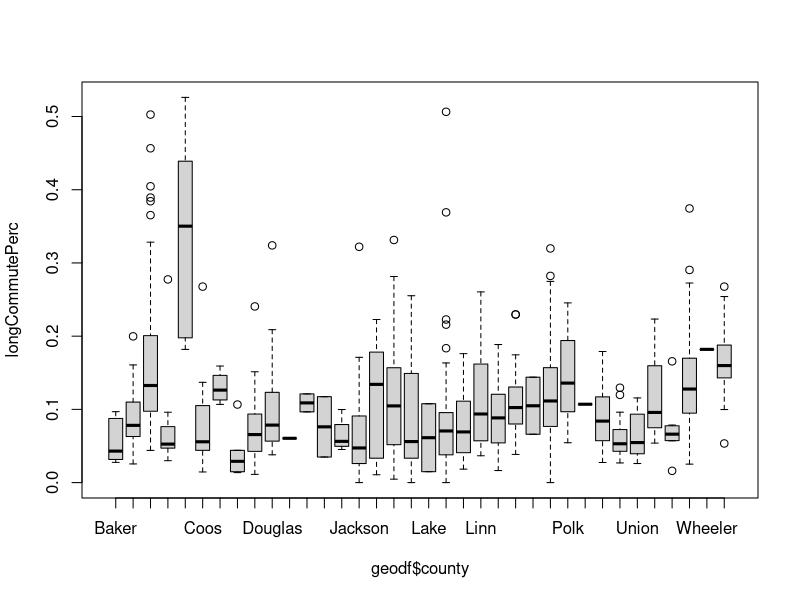
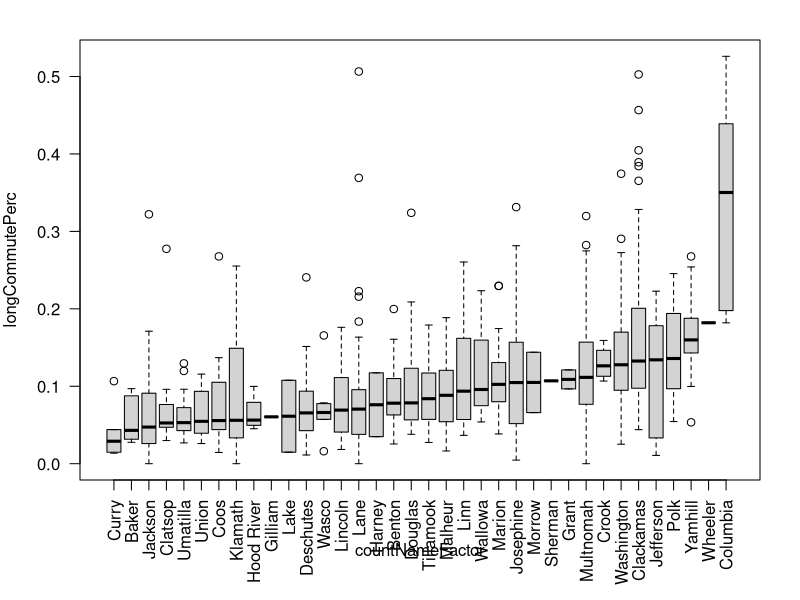
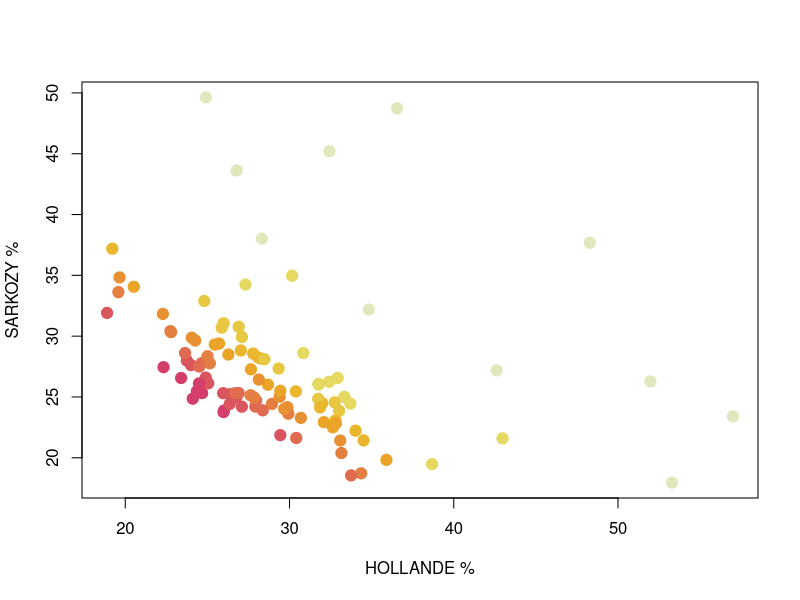
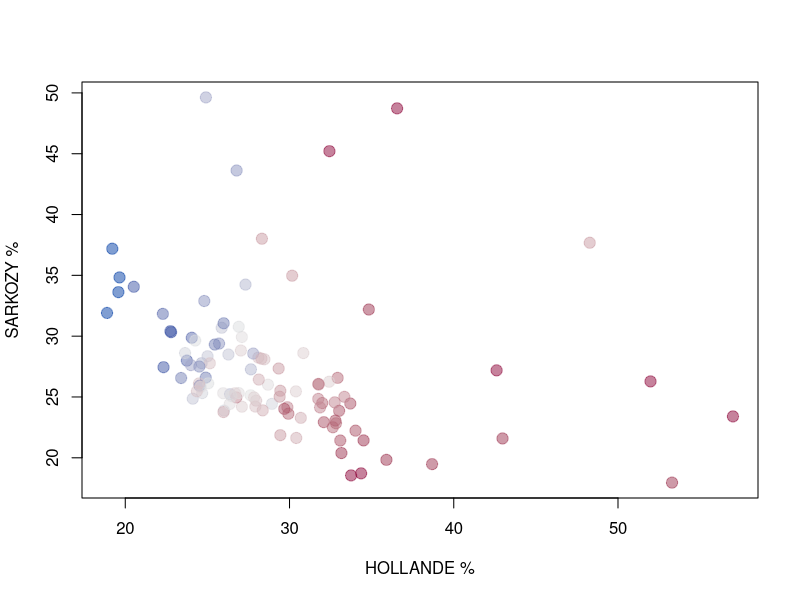
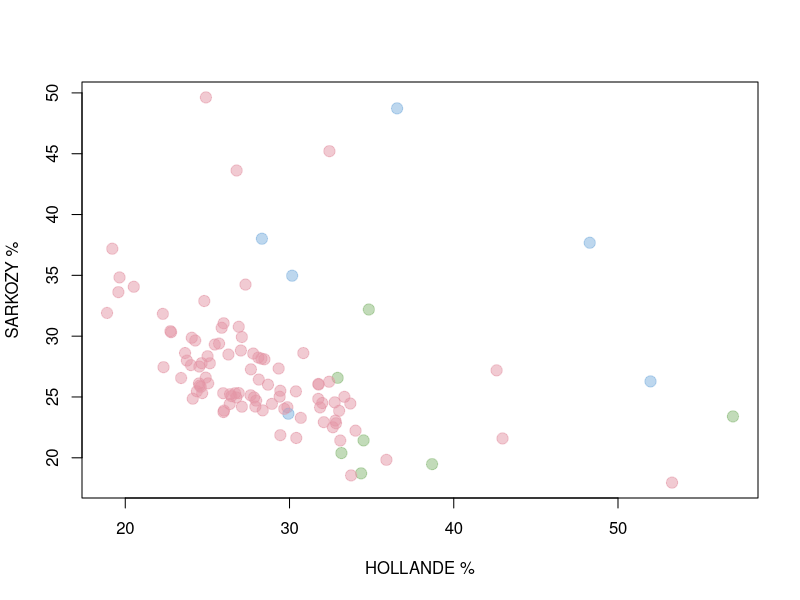
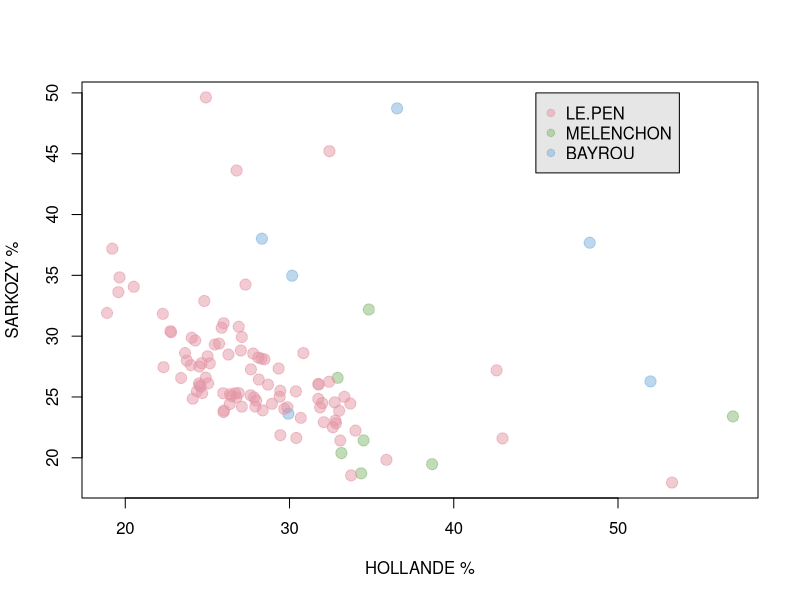
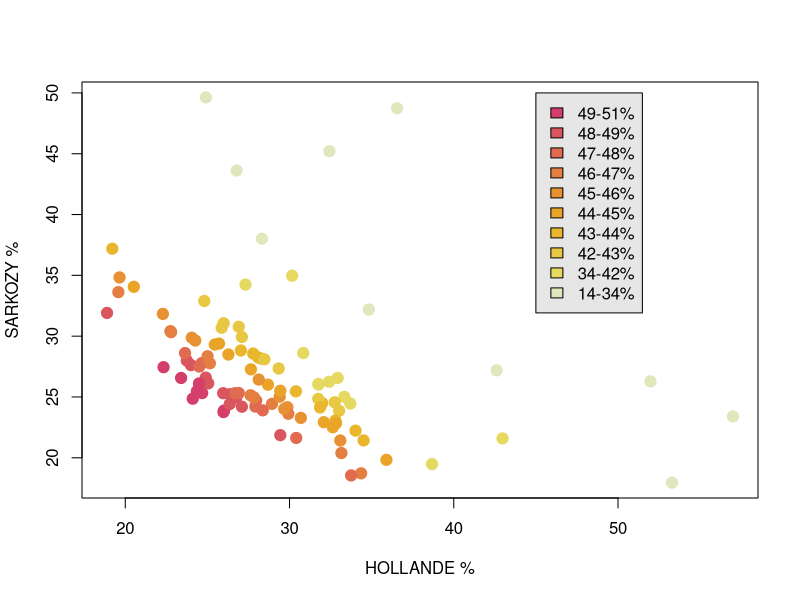
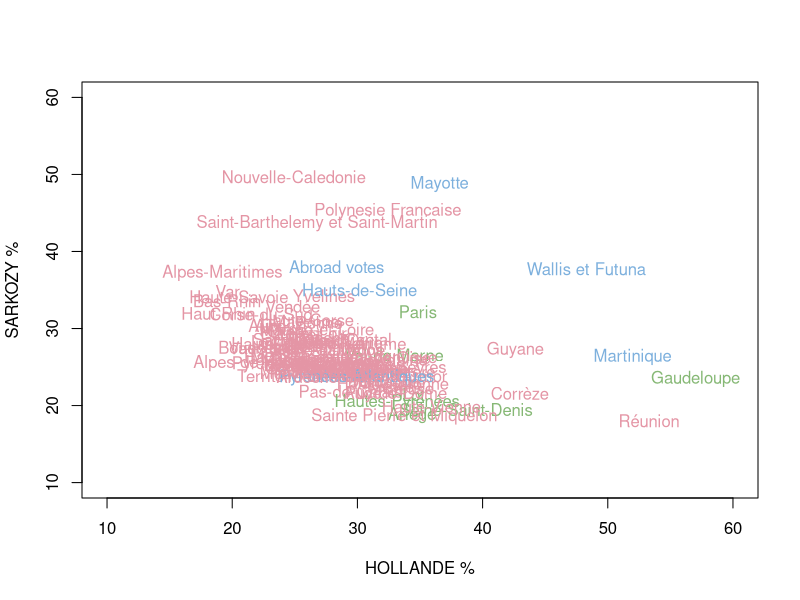

Here is the R script that generated these plots, in order:
# Load libraries
library(colorspace)

OUTDIR = "../img/ch05/"
dir.create(OUTDIR, FALSE)
options(width=70)

############### copy from last time

#http://eed.nsd.uib.no/webview/index.jsp?study=http%3A%2F%2F129.177.90.166%3A80%2Fobj%2FfStudy%2FFRPR2012&mode=cube&v=2&cube=http%3A%2F%2F129.177.90.166%3A80%2Fobj%2FfCube%2FFRPR2012_C1&top=yes

# ARTHAUD (LO) - Nathalie Arthaud - Workers Struggle (Lutte Ouvrière)
# POUTOU (NPA) - Philippe Poutou - New Anticapitalist Party (Nouveau Parti anticapitaliste)
# MELENCHON (FDG) - Jean-Luc Mélenchon - Left Front (Front de gauche)
# HOLLANDE (PS) - François Hollande - Socialist Party (Parti socialiste)
# JOLY (EELV) - Eva Joly - Europe Écologie–The Greens (Europe Écologie–Les Verts)
# BAYROU (MODEM) - François Bayrou - Democratic Movement (Mouvement démocrate)
# SARKOZY (UMP) - Nicolas Sarkozy - Union for a Popular Movement (Union pour un mouvement populaire)
# DUPONT-AIGNAN (DLR) - Nicolas Dupont-Aignan - Arise the Republic (Debout la République)
# LE PEN (FN) - Marine Le Pen - National Front (Front national)
# CHEMINADE (SP) - Jacques Cheminade - Solidarity and Progress (Solidarité et Progrès)

################# box plot
geodf = read.csv("../data/ch03/geodf.csv", as.is=TRUE)
lengthOfCommute = read.csv("../data/ch03/lengthOfCommute.csv",as.is=TRUE,check.names=FALSE)
lengthOfCommute = as.matrix(lengthOfCommute)

longCommute = lengthOfCommute[,"45m"] + lengthOfCommute[,"60m"] +
              lengthOfCommute[,"90m"]
longCommutePerc = longCommute / lengthOfCommute[,"total"]

pdf(paste0(OUTDIR, "boxplotBasic.pdf"), 10, 5)
boxplot(longCommutePerc ~ geodf$county)
dev.off()

out = boxplot(longCommutePerc ~ geodf$county, plot=FALSE)
medians = out$stats[3,]

factorLevels = out$names[order(medians)]
countNameFactor = factor(geodf$county,levels=factorLevels)
pdf(paste0(OUTDIR, "boxplotOrder.pdf"), 10, 5)
par(mar=c(6,4,2,2))
boxplot(longCommutePerc ~ countNameFactor, las=2)
dev.off()


############### scatter

election = read.csv("../data/ch05/france_election_2012.csv",
                    as.is=TRUE)
election[1:5,]

# percRemain = (election$HOLLANDE_2 - election$HOLLANDE) /
#              (100 - election$HOLLANDE - election$SARKOZY )
# margin = abs(election$HOLLANDE_2 - election$SARKOZY_2)
# maxThirdParty = apply(election[,4:11],1,max)
# whichMaxThirdParty = apply(election[,4:11],1,which.max)

## Sequential pallete
thirdPartyVotes = apply(election[,4:11],1,sum)
cuts = quantile(thirdPartyVotes,probs=seq(0,1,length.out=11))
bins = cut(thirdPartyVotes, cuts, include.lowest=TRUE, labels=FALSE)
cols = heat_hcl(10)[11 - bins]

pdf(paste0(OUTDIR, "sequentialPalette.pdf"), 8, 8)
plot(election$HOLLANDE, election$SARKOZY, col=cols, pch=19,
     cex=1.5, xlab="HOLLANDE %", ylab="SARKOZY %")
dev.off()

## Diverging pallete
percRemain = (election$HOLLANDE_2 - election$HOLLANDE) /
             (100 - election$HOLLANDE - election$SARKOZY )
quantile(percRemain)

index = percRemain < 0.5
cutsLower = quantile(percRemain[index],probs=seq(0,1,length.out=11))
index = percRemain >= 0.5
cutsUpper = quantile(percRemain[index],probs=seq(0,1,length.out=11))
cuts = c(cutsLower,cutsUpper)
cuts

bins = cut(percRemain, cuts, include.lowest=TRUE, labels=FALSE)
cols = diverge_hcl(21,alpha=0.5)[bins]

pdf(paste0(OUTDIR, "divergingPalette.pdf"), 8, 8)
plot(election$HOLLANDE, election$SARKOZY, col=cols, pch=19,
     cex=1.5, xlab="HOLLANDE %", ylab="SARKOZY %")
dev.off()

## categorical pallete
whichMaxThirdParty = apply(election[,4:11],1,which.max)
cols = rainbow_hcl(3, alpha=0.5)[whichMaxThirdParty]

pdf(paste0(OUTDIR, "categoricalPalette.pdf"), 8, 8)
plot(election$HOLLANDE, election$SARKOZY, col=cols, pch=19,
     cex=1.5, xlab="HOLLANDE %", ylab="SARKOZY %")
dev.off()


############### legend

cols = rainbow_hcl(3, alpha=0.5)[whichMaxThirdParty]

pdf(paste0(OUTDIR, "categoricalLegend.pdf"), 8, 8)
plot(election$HOLLANDE, election$SARKOZY, col=cols, pch=19,
     cex=1.5, xlab="HOLLANDE %", ylab="SARKOZY %")

legend(45,50,legend=colnames(election)[4:6],
       col=rainbow_hcl(3, alpha=0.5),pch=19,cex=1,
       bg=grey(0.9))
dev.off()

thirdPartyVotes = apply(election[,4:11],1,sum)
cuts = quantile(thirdPartyVotes,probs=seq(0,1,length.out=11))
bins = cut(thirdPartyVotes, cuts, include.lowest=TRUE, labels=FALSE)
cols = heat_hcl(10)[11 - bins]

pdf(paste0(OUTDIR, "divergingLegend.pdf"), 8, 8)
plot(election$HOLLANDE, election$SARKOZY, col=cols, pch=19,
     cex=1.5, xlab="HOLLANDE %", ylab="SARKOZY %")

cuts = round(cuts[11:1])
legendLabels =paste(cuts[-1],"-",cuts[-length(cuts)], "%",sep="")

legend(45,50,legend=legendLabels, fill=heat_hcl(10), bg=grey(0.9))
dev.off()

############### randomness

# Simple sampling
cols = rainbow_hcl(3)[whichMaxThirdParty]

pdf(paste0(OUTDIR, "simpleTextPlot.pdf"), 8, 8)
plot(election$HOLLANDE, election$SARKOZY, col="white",
      pch=19, cex=2, xlim=c(10,60), ylim=c(10,60),
      xlab="HOLLANDE %", ylab="SARKOZY %")
text(election$HOLLANDE, election$SARKOZY, election$department,
      col=cols)
dev.off()

sample(1:10,3)

index = which(whichMaxThirdParty %in% c(2,3))
index = c(index, sample(which(whichMaxThirdParty == 1), 15))

pdf(paste0(OUTDIR, "sampledTextPlot.pdf"), 8, 8)
plot(election$HOLLANDE, election$SARKOZY, col="white",
      pch=19, cex=2, xlim=c(10,60), ylim=c(10,60),
      xlab="HOLLANDE %", ylab="SARKOZY %")
text(election$HOLLANDE[index], election$SARKOZY[index],
     election$department[index], col=cols[index], cex=0.6)
dev.off()

# More complex schema
location = round(election$SARKOZY/2) + round(election$HOLLANDE/10)*100

cols = rainbow_hcl(3)[whichMaxThirdParty]
colsAlpha = rainbow_hcl(3, alpha=0.2)[whichMaxThirdParty]

pdf(paste0(OUTDIR, "sampledTextPlotComplex.pdf"), 8, 8)
plot(election$HOLLANDE, election$SARKOZY, col="white",
      pch=19, cex=2, xlim=c(10,60), ylim=c(10,60),
      xlab="HOLLANDE %", ylab="SARKOZY %")

set.seed(42)
points(election$HOLLANDE, election$SARKOZY,
       col=colsAlpha, cex=0.7, pch=19)
index = c()
for (i in 1:nrow(election)) {
  if (!(location[i] %in% index)) {
    text(election$HOLLANDE[i], election$SARKOZY[i]+1,
       election$department[i], col=cols[i], cex=0.7)
    index = c(index, location[i])
  }
}
dev.off()

############### additional tweaks

cols = rainbow_hcl(3, alpha=0.5)[whichMaxThirdParty]

pdf(paste0(OUTDIR, "ggplot2mimic.pdf"), 8, 8)
plot(election$HOLLANDE, election$SARKOZY, col=cols, pch=19,
     cex=1.5, xlab="HOLLANDE %", ylab="SARKOZY %")

rect(par("usr")[1],par("usr")[3],par("usr")[2],par("usr")[4],
     col = gray(0.9))
grid(lty="solid", col="white")
points(election$HOLLANDE, election$SARKOZY, col=cols, pch=19,
        cex=1.5)
dev.off()

pdf(paste0(OUTDIR, "legendOutside.pdf"), 10, 8)
par(mar=c(5.1, 4.1, 4.1, 10))
plot(election$HOLLANDE, election$SARKOZY, col=cols, pch=19,
     cex=1.5, xlab="HOLLANDE %", ylab="SARKOZY %")

rect(par("usr")[1],par("usr")[3],par("usr")[2],par("usr")[4],
     col = gray(0.9))
grid(lty="solid", col="white")
points(election$HOLLANDE, election$SARKOZY, col=cols, pch=19,
        cex=1.5)

legend(60,50,legend=colnames(election)[4:6],
       col=rainbow_hcl(3),pch=19,cex=1,
       xpd=TRUE,
       bty = "n")
dev.off()






